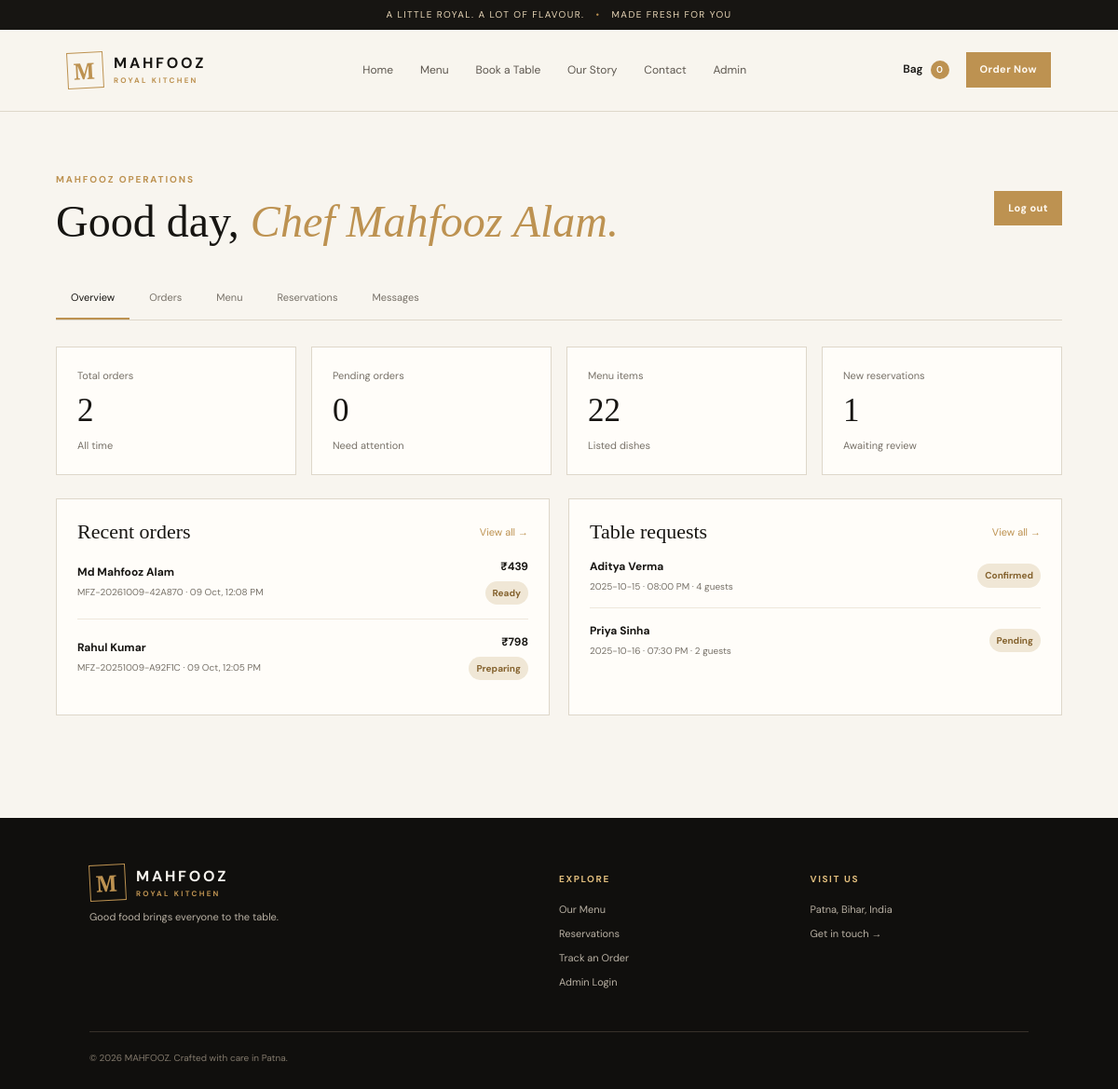
Screenshot of /admin/dashboard (signed in) with the database file from the repository.
### models/__init__.py (models this page shows)
class Order(db.Model):
    __tablename__ = 'orders'
    id = db.Column(db.Integer, primary_key=True)
    order_number = db.Column(db.String(50), unique=True, nullable=False)
    customer_name = db.Column(db.String(120), nullable=False)
    customer_phone = db.Column(db.String(20), nullable=False)
    customer_email = db.Column(db.String(120))
    delivery_address = db.Column(db.Text, nullable=False)
    subtotal = db.Column(db.Float, nullable=False, default=0)
    delivery_fee = db.Column(db.Float, nullable=False, default=0)
    tax_amount = db.Column(db.Float, nullable=False, default=0)
    total_amount = db.Column(db.Float, nullable=False, default=0)
    payment_method = db.Column(db.String(50), default='COD')
    payment_status = db.Column(db.String(30), default='Pending')
    order_status = db.Column(db.String(30), default='Pending')
    special_notes = db.Column(db.Text)
    razorpay_order_id = db.Column(db.String(120))
    razorpay_payment_id = db.Column(db.String(120))
    razorpay_signature = db.Column(db.String(255))
    created_at = db.Column(db.DateTime, default=datetime.utcnow)
    updated_at = db.Column(db.DateTime, default=datetime.utcnow, onupdate=datetime.utcnow)
    items = db.relationship('OrderItem', backref='order', lazy=True, cascade='all, delete-orphan')

class TableReservation(db.Model):
    __tablename__ = 'table_reservations'
    id = db.Column(db.Integer, primary_key=True)
    reservation_code = db.Column(db.String(50), unique=True, nullable=False)
    guest_name = db.Column(db.String(120), nullable=False)
    guest_phone = db.Column(db.String(20), nullable=False)
    guest_email = db.Column(db.String(120))
    reservation_date = db.Column(db.String(30), nullable=False)
    reservation_time = db.Column(db.String(30), nullable=False)
    guest_count = db.Column(db.Integer, nullable=False, default=2)
    seating_preference = db.Column(db.String(80))
    special_requests = db.Column(db.Text)
    status = db.Column(db.String(30), default='Pending')
    created_at = db.Column(db.DateTime, default=datetime.utcnow)

### app.py (the view)
@app.get('/admin')
@app.get('/admin/dashboard')
@admin_required
def admin_dashboard():
    return render_template('admin/dashboard.html', order_count=Order.query.count(), pending_count=Order.query.filter_by(order_status='Pending').count(), item_count=FoodItem.query.count(), reservation_count=TableReservation.query.filter_by(status='Pending').count(), orders=Order.query.order_by(Order.created_at.desc()).limit(10).all(), reservations=TableReservation.query.order_by(TableReservation.created_at.desc()).limit(6).all(), messages=ContactMessage.query.order_by(ContactMessage.created_at.desc()).limit(5).all())

### app.py (called while the page is built)
@app.before_request
def normalize_path():
    path = request.path
    if len(path) > 1 and path.endswith('/'):
        return redirect(path.rstrip('/') + (('?' + request.query_string.decode()) if request.query_string else ''), code=308)
    lowered = path.lower()
    aliases = {'/login': '/admin/login', '/admin.html': '/admin', '/dashboard': '/admin', '/admin/index': '/admin', '/admin/login.html': '/admin/login'}
    if lowered in aliases:
        return redirect(aliases[lowered], code=301)
    if lowered != path and lowered.startswith('/admin'):
        return redirect(lowered, code=301)

@app.context_processor
def inject_globals():
    return {'restaurant_name': 'MAHFOOZ', 'restaurant_address': app.config.get('RESTAURANT_ADDRESS'),
            'restaurant_phone': app.config.get('RESTAURANT_PHONE'), 'current_year': datetime.now().year}

def admin_required(fn):
    @wraps(fn)
    def wrapper(*args, **kwargs):
        if not session.get('admin_id'):
            flash('Please log in to access the dashboard.', 'warning')
            return redirect(url_for('admin_login', next=request.path))
        return fn(*args, **kwargs)
    return wrapper

### templates/admin/dashboard.html
{% extends 'base.html' %}{% block title %}Dashboard | MAHFOOZ{% endblock %}{% block content %}<section class="admin-page"><div class="admin-head"><div><p class="eyebrow">MAHFOOZ OPERATIONS</p><h1>Good day, <em>{{ session.get('admin_name','Admin') }}.</em></h1></div><a class="btn btn-small" href="{{ url_for('admin_logout') }}">Log out</a></div><div class="admin-nav"><a class="active" href="{{ url_for('admin_dashboard') }}">Overview</a><a href="{{ url_for('admin_orders') }}">Orders</a><a href="{{ url_for('admin_menu') }}">Menu</a><a href="{{ url_for('admin_reservations') }}">Reservations</a><a href="{{ url_for('admin_messages') }}">Messages</a></div><div class="stats-grid"><div class="stat-card"><span>Total orders</span><strong>{{ order_count }}</strong><small>All time</small></div><div class="stat-card"><span>Pending orders</span><strong>{{ pending_count }}</strong><small>Need attention</small></div><div class="stat-card"><span>Menu items</span><strong>{{ item_count }}</strong><small>Listed dishes</small></div><div class="stat-card"><span>New reservations</span><strong>{{ reservation_count }}</strong><small>Awaiting review</small></div></div><div class="admin-columns"><section class="admin-panel"><div class="panel-heading"><h2>Recent orders</h2><a href="{{ url_for('admin_orders') }}">View all →</a></div>{% for order in orders %}<div class="admin-list-row"><div><strong>{{ order.customer_name }}</strong><small>{{ order.order_number }} · {{ order.created_at.strftime('%d %b, %I:%M %p') if order.created_at else '' }}</small></div><div class="row-right"><strong>₹{{ '%.0f'|format(order.total_amount) }}</strong><span class="status-pill">{{ order.order_status }}</span></div></div>{% else %}<p class="muted">No orders yet.</p>{% endfor %}</section><section class="admin-panel"><div class="panel-heading"><h2>Table requests</h2><a href="{{ url_for('admin_reservations') }}">View all →</a></div>{% for r in reservations %}<div class="admin-list-row"><div><strong>{{ r.guest_name }}</strong><small>{{ r.reservation_date }} · {{ r.reservation_time }} · {{ r.guest_count }} guests</small></div><span class="status-pill">{{ r.status }}</span></div>{% else %}<p class="muted">No reservations yet.</p>{% endfor %}</section></div></section>{% endblock %}

### static/css/style.css (style rules this page uses)
:root { --ink:#171512;--paper:#f8f5ef;--cream:#eee8dc;--gold:#bd9251;--gold2:#e0bd7d;--muted:#777168;--line:#ded7ca;--white:#fff;--green:#397451;--red:#a33c32;--serif:'Playfair Display',Georgia,serif;--sans:'DM Sans',Arial,sans-serif }
* { box-sizing:border-box }
html { scroll-behavior:smooth }
body { margin:0;background:var(--paper);color:var(--ink);font-family:var(--sans);line-height:1.55 }
a { color:inherit;text-decoration:none }
button,a { touch-action:manipulation }
.btn { border:1px solid var(--gold);background:var(--gold);color:#fffaf2;display:inline-flex;justify-content:center;align-items:center;gap:18px;padding:14px 21px;font-size:12px;font-weight:700;letter-spacing:.04em;cursor:pointer;transition:transform .2s,background .2s;min-height:46px }
.btn-small { min-height:36px;padding:9px 14px;font-size:11px }
.eyebrow,.section-label { font-size:10px;letter-spacing:.19em;font-weight:700;color:var(--gold);text-transform:uppercase }
.hero h1 em,.section h2 em,.page-hero h1 em,.confirmation h1 em,.admin-head h1 em,.form-aside h2 em { color:var(--gold);font-weight:500 }
.status-pill { display:inline-block;padding:5px 8px;background:#f0e7d6;color:#85632f;font-size:10px;font-weight:700;border-radius:20px }
.admin-page { padding:55px clamp(20px,5vw,70px) 90px;min-height:65vh }
.admin-head { display:flex;justify-content:space-between;align-items:center;gap:20px;margin-bottom:25px }
.admin-head h1 { font:500 clamp(32px,4vw,48px) var(--serif);margin:8px 0 }
.admin-nav { display:flex;gap:5px;border-bottom:1px solid var(--line);margin-bottom:28px;overflow-x:auto }
.admin-nav a { padding:13px 16px;font-size:11px;color:var(--muted);white-space:nowrap;border-bottom:2px solid transparent }
.admin-nav a.active,.admin-nav a:hover { border-color:var(--gold);color:var(--ink) }
.stats-grid { display:grid;grid-template-columns:repeat(4,1fr);gap:16px;margin-bottom:25px }
.stat-card { background:#fffdf9;border:1px solid var(--line);padding:22px }
.stat-card span,.stat-card small { display:block;color:var(--muted);font-size:11px }
.stat-card strong { display:block;font:35px var(--serif);margin:9px 0 }
.admin-columns { display:grid;grid-template-columns:1fr 1fr;gap:20px }
.admin-panel { background:#fffdf9;border:1px solid var(--line);padding:22px;margin-bottom:20px }
.panel-heading { display:flex;justify-content:space-between;align-items:center;gap:15px }
.panel-heading h2,.panel-heading h3 { font:22px var(--serif);margin:0 }
.panel-heading>a { font-size:11px;color:var(--gold) }
.admin-list-row { display:flex;justify-content:space-between;align-items:center;gap:12px;padding:15px 0;border-bottom:1px solid #eee7dc;font-size:12px }
.admin-list-row:last-child { border-bottom:0 }
.admin-list-row small { display:block;color:var(--muted);font-size:10px;margin-top:4px }
.row-right { text-align:right;display:grid;justify-items:end;gap:6px }

### rows the page displays
Order: customer_name "Md Mahfooz Alam", order_number "MFZ-20261009-42A870", created_at "09 Oct, 12:08 PM", total_amount "439", order_status "Ready"
Order: customer_name "Rahul Kumar", order_number "MFZ-20251009-A92F1C", created_at "09 Oct, 12:05 PM", total_amount "798", order_status "Preparing"
TableReservation: guest_name "Aditya Verma", reservation_date "2025-10-15", reservation_time "08:00 PM", guest_count "4", status "Confirmed"
TableReservation: guest_name "Priya Sinha", reservation_date "2025-10-16", reservation_time "07:30 PM", guest_count "2", status "Pending"

### other values shown
{{ session.get('admin_name','Admin') }} "Chef Mahfooz Alam"
{{ order_count }} "2"
{{ pending_count }} "0"
{{ item_count }} "22"
{{ reservation_count }} "1"
{{ restaurant_address }} "Patna, Bihar, India"
